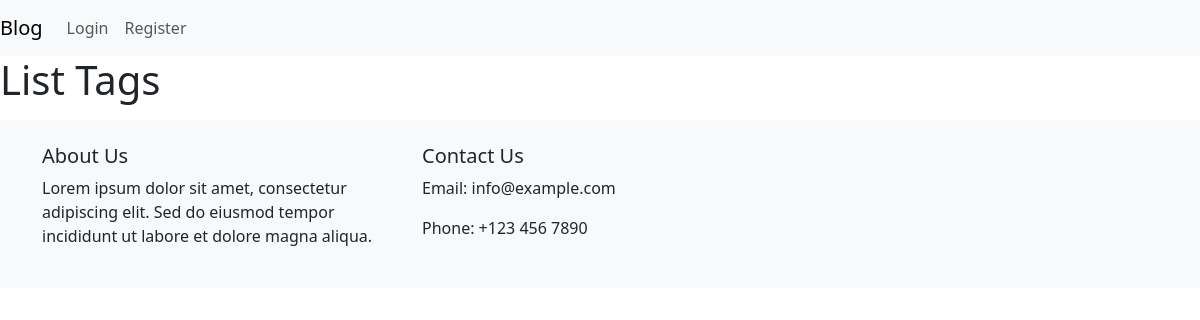
Before: /list_tags/ with the older database file.
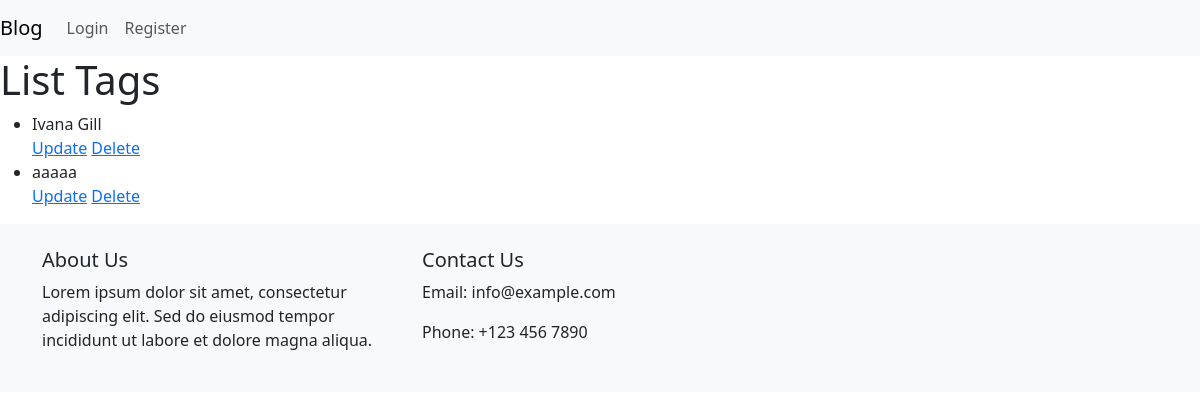
After: the same page with the newer database file.
### posts/models.py (models this page shows, shortened)
class Tag(models.Model):
    tag_name = models.CharField(max_length=255, unique=True)

### posts/views.py (the view)
# urls.py: path('list_tags/', views.list_tags, name='list_tags'),
def list_tags(request):
    tags = Tag.objects.all()
    return render(request, 'list_tags.html', {'tags': tags})

### templates/list_tags.html
    {% extends "base.html" %}
{% block content %}
    <h1>List Tags</h1>
    <ul>
        {% for tag in tags %}
            <li>{{ tag.tag_name }}</li>
            <a href="{% url 'update_tag' tag.id %}">Update</a>
            <a href="{% url 'delete_tag' tag.id %}">Delete</a>
        {% endfor %}
    </ul>
{% endblock content %}

Changed rows visible on the page:
added Tag: tag_name "Ivana Gill"
added Tag: tag_name "aaaaa"
